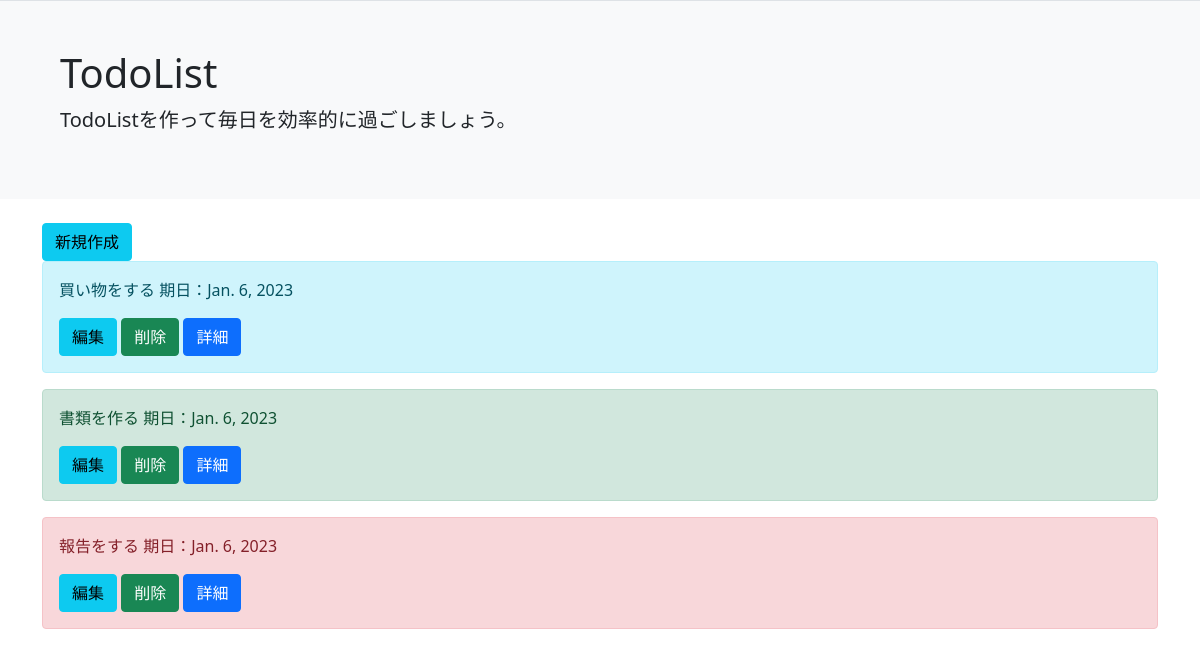
The page /list/ on the database as committed earlier.
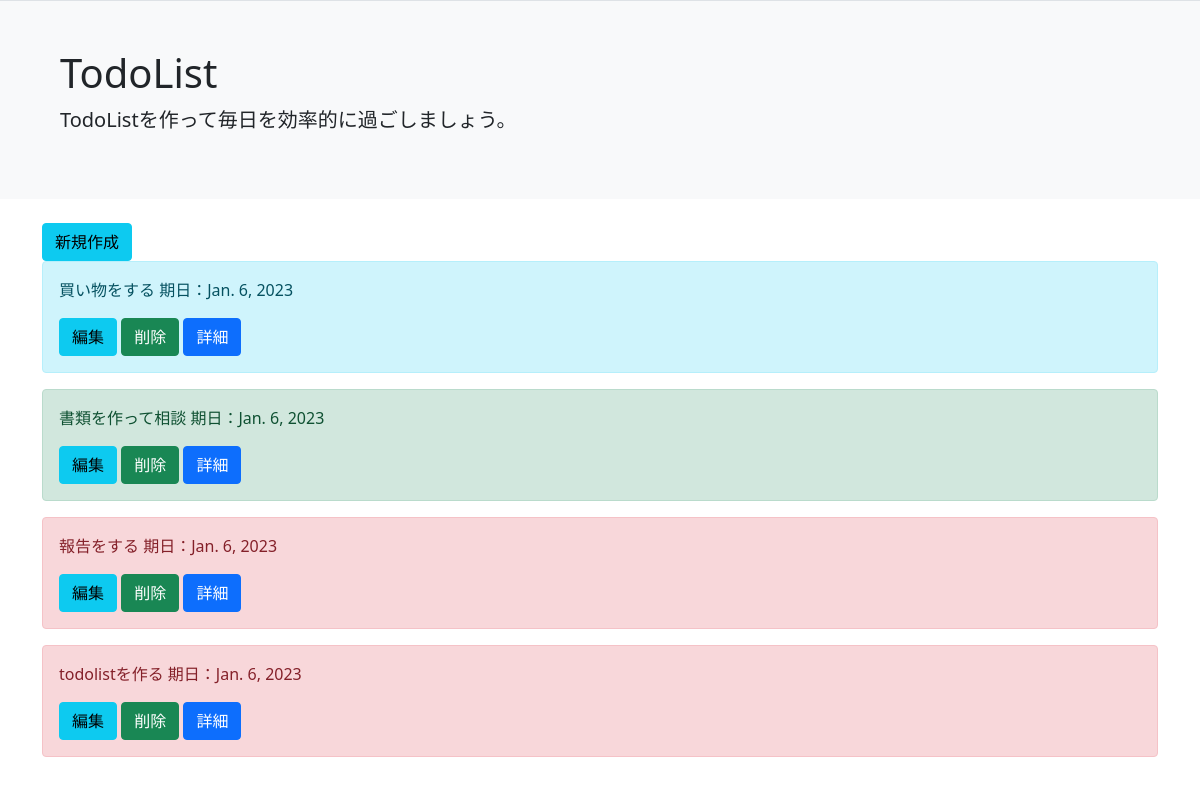
The same page on the database as committed later.
### todoApp/models.py (models this page shows, shortened)
class todoModel(models.Model):
    title = models.CharField(max_length=100)
    memo = models.TextField()
    priority = models.CharField(
        max_length=50,
        choices=PRIORITY
    )
    duedate = models.DateField()

### todoApp/views.py (the view)
# urls.py: path('list/', todoList.as_view(), name='list'),
class todoList(ListView):
    template_name = 'list.html'
    model = todoModel

### templates/list.html
{% extends 'base.html' %}
{% block header %}
<div class="bg-light p-3 p-sm-5 mb-4 border-top">
    <div class="container">
        <h1 class="diaplay-4">TodoList</h1>
        <p class="lead">TodoListを作って毎日を効率的に過ごしましょう。</p>
    </div>
</div>
{% endblock header %}
{% block content %}
<div class="container">
    <a href="{% url 'create' %}" class="btn btn-info" tabindex="-1" role="button" aria-disabled="true">新規作成</a>
    {% for item in object_list %}
    <div class="alert alert-{{ item.priority }}" role="alert">
        <p>{{ item.title }} 期日：{{ item.duedate }} </p>
        <a href="{% url 'update' item.pk %}" class="btn btn-info" tabindex="-1" role="button"
            aria-disabled="true">編集</a>
        <a href="{% url 'delete' item.pk %}" class="btn btn-success" tabindex="-1" role="button"
            aria-disabled="true">削除</a>
        <a href="{% url 'detail' item.pk %}" class="btn btn-primary" tabindex="-1" role="button"
            aria-disabled="true">詳細</a>
    </div>
    {% endfor %}
</div>
{% endblock content %}

### templates/base.html (shortened to what this page needs)
<!doctype html>
<html lang="en">
<head>
    <link href="https://cdn.jsdelivr.net/npm/bootstrap@5.0.2/dist/css/bootstrap.min.css" rel="stylesheet"
>
</head>
<body>
    {% block header %}
    {% endblock header %}
    {% block content %}
    {% endblock content %}
</body>
</html>

Rows that differ between the two databases and show on the page:
changed todoModel: title "書類を作る" → "書類を作って相談"
added todoModel: title "todolistを作る", duedate "Jan. 6, 2023"
